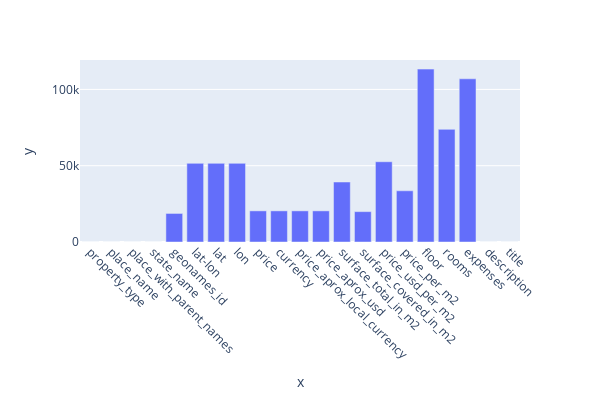

Notebook code cell kept with this figure:
### Code cell
from turtle import position
from matplotlib.pyplot import xlabel
import plotly.express as px










fig_2 = sn.heatmap(df.isnull(), cbar=False)
fig_1.show()

### Figure 1 — Plotly figure (JSON) as saved in the notebook; plotly's stock layout.template omitted (floating-point values rounded to 4 significant figures)
{"data": [{"alignmentgroup": "True", "hovertemplate": "x=%{x}<br>y=%{y}<extra></extra>", "legendgroup": "", "marker": {"color": "#636efa", "pattern": {"shape": ""}}, "name": "", "offsetgroup": "", "orientation": "v", "showlegend": false, "textposition": "auto", "type": "bar", "x": ["property_type", "place_name", "place_with_parent_names", "state_name", "geonames_id", "lat-lon", "lat", "lon", "price", "currency", "price_aprox_local_currency", "price_aprox_usd", "surface_total_in_m2", "surface_covered_in_m2", "price_usd_per_m2", "price_per_m2", "floor", "rooms", "expenses", "description", "title"], "xaxis": "x", "y": [0, 0, 0, 0, 18717, 51549, 51549, 51549, 20410, 20411, 20410, 20410, 39326, 19906, 52601, 33561, 113319, 73828, 106956, 0, 0], "yaxis": "y"}], "layout": {"barmode": "relative", "height": 400, "legend": {"tracegroupgap": 0}, "margin": {"t": 60}, "width": 600, "xaxis": {"anchor": "y", "domain": [0, 1], "tickangle": 45, "title": {"text": "x"}}, "yaxis": {"anchor": "x", "domain": [0, 1], "title": {"text": "y"}}}}
